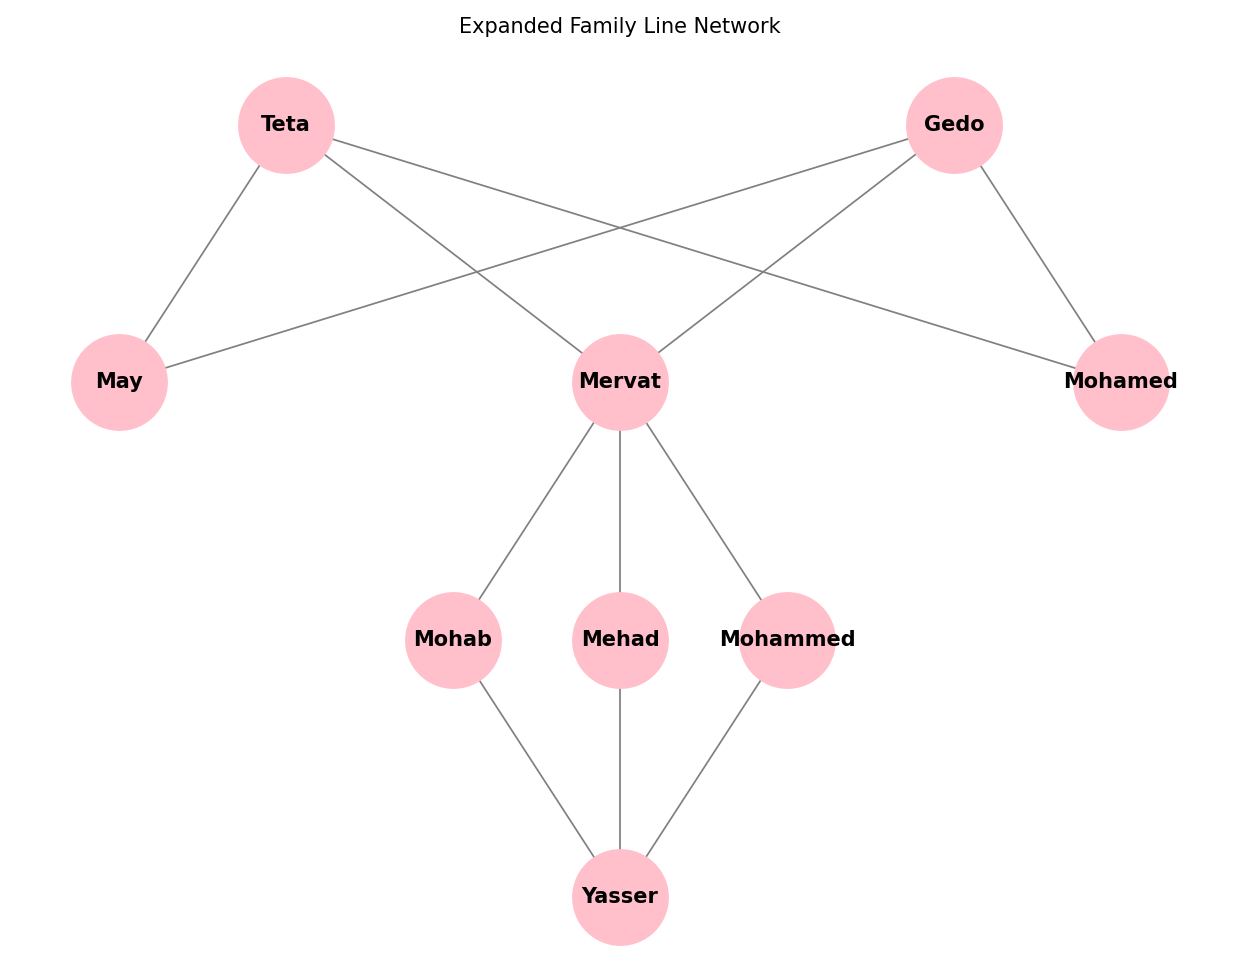

This figure's Python source:
import networkx as nx
import matplotlib.pyplot as plt

# Create a Graph
G = nx.Graph()

# Add family members (nodes)
G.add_node('Mervat')   # Mother
G.add_node('Yasser')   # Father
G.add_node('Mohab')  # Sibling 1
G.add_node('Mohammed')  # Sibling 2
G.add_node('Mehad')  # Sibling 3
G.add_node('Teta')   # Grandmother (Mama's side)
G.add_node('Gedo')   # Grandfather (Mama's side)
G.add_node('May')    # Aunt (Mama's sister)
G.add_node('Mohamed')  # Uncle (Mama's brother)

# Add edges representing family relationships (parents -> children, grandparents -> parents)
G.add_edge('Mervat', 'Mohab')     # Mama and Mohab
G.add_edge('Mervat', 'Mohammed')  # Mama and Mohammed
G.add_edge('Mervat', 'Mehad')     # Mama and Mehad
G.add_edge('Yasser', 'Mohab')     # Baba and Mohab
G.add_edge('Yasser', 'Mohammed') # Baba and Mohammed
G.add_edge('Yasser', 'Mehad')    # Baba and Mehad

# Add relationships with grandparents
G.add_edge('Teta', 'Mervat')  # Teta (Mom's mom) and Mama
G.add_edge('Gedo', 'Mervat')  # Gedo (Mom's dad) and Mama

# Add relationships for Mom's siblings
G.add_edge('Teta', 'May')   # Teta and May
G.add_edge('Gedo', 'May')   # Gedo and May
G.add_edge('Teta', 'Mohamed')  # Teta and Mohammed (Mom's brother)
G.add_edge('Gedo', 'Mohamed')  # Gedo and Mohammed (Mom's brother)

# Define layout for the plot (for visualization)
pos = {
    'Mervat': (0, 1),
    'Yasser': (0, -1),
    'Mohab': (-1, 0),
    'Mohammed': (1, 0),
    'Mehad': (0, 0),
    'Teta': (-2, 2),
    'Gedo': (2, 2),
    'May': (-3, 1),
    'Mohamed': (3, 1),
}

# Draw the graph
fig, ax = plt.subplots(figsize=(10, 8))
ax.set_title('Expanded Family Line Network')

# Draw the graph with labels, nodes, and edges
nx.draw(G, pos, with_labels=True, node_size=3000, node_color='pink', font_size=12, font_weight='bold', edge_color='gray')

# Display the plot
plt.tight_layout()
plt.show()
